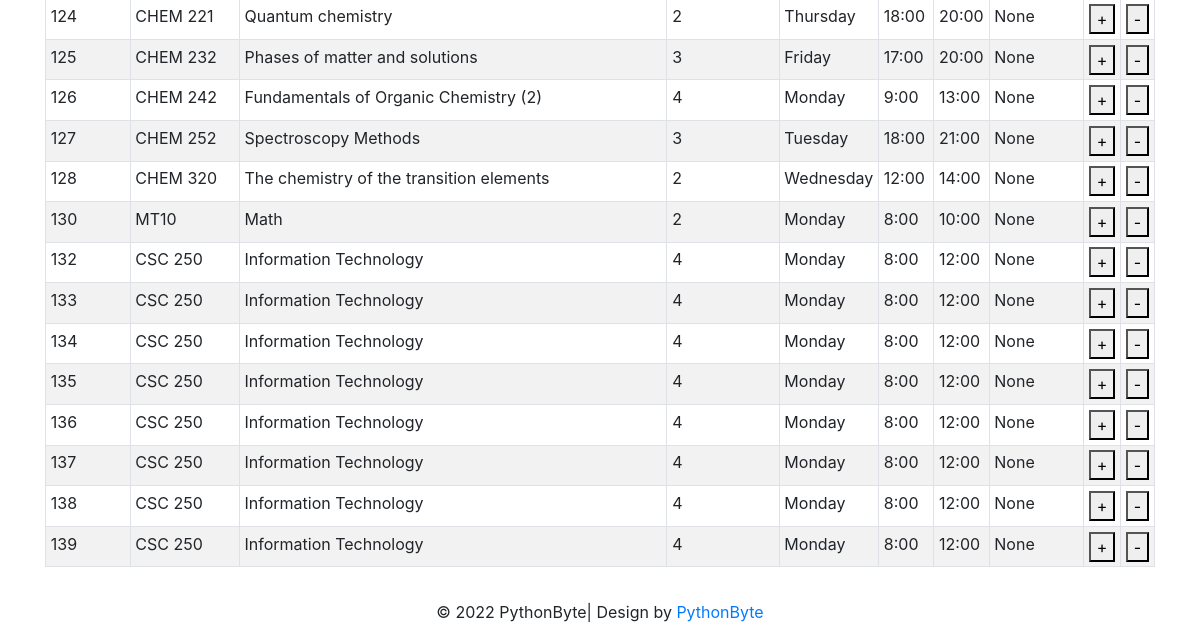
The app's page /allocate_classroomf (lower part), older data.
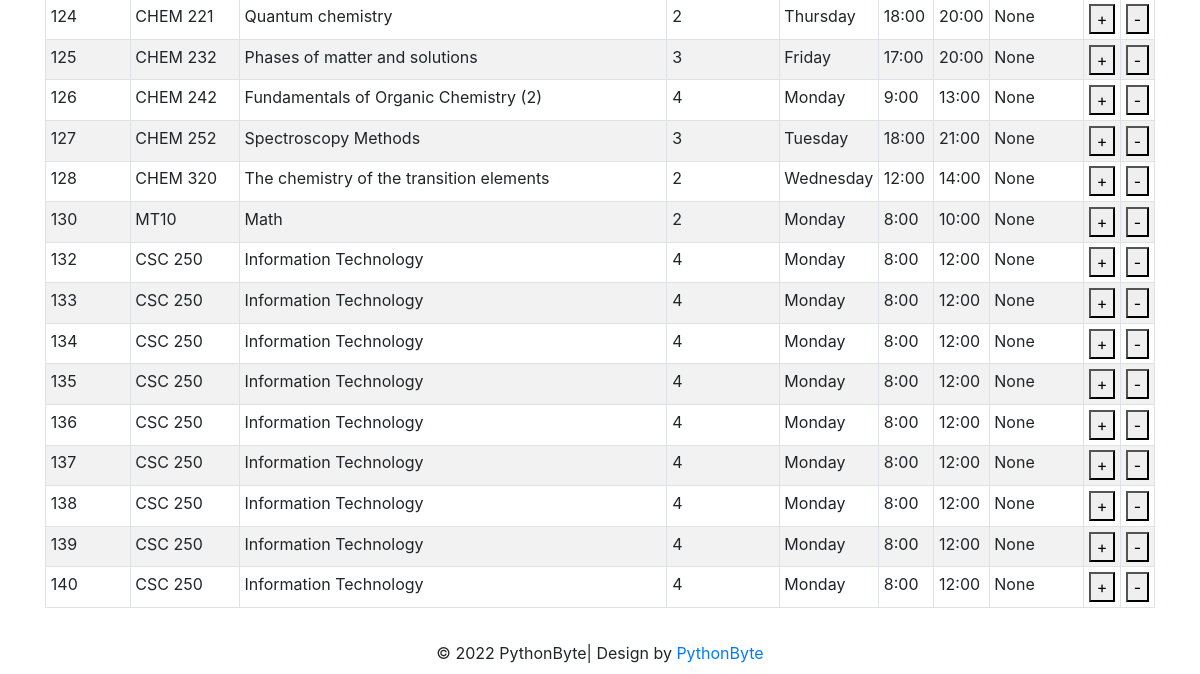
The same page, newer data.
### tables this page shows
CREATE TABLE course (course_id INTEGER NOT NULL PRIMARY KEY AUTOINCREMENT UNIQUE, course_name [nchar] (10), course_descr [nchar] (10), course_code [nchar] (10), dep_id [int], plan_id [int], level_id [int], credit INTEGER, Day_id REFERENCES Day (Day_id), fromT TIME, toT TIME, loc_id INTEGER, SEM INTEGER DEFAULT (223), lec_id INTEGER);

CREATE TABLE Day (Day_id INTEGER PRIMARY KEY, Day_Decs CHAR);

### allocate_classroom.py (the view, shortened to what this page needs)
@allocate_classroom.route('/allocate_classroomf', methods=['GET', 'POST'])
def allocate_classroomf():
    with app.app_context():
        con = sqlite3.connect("instance/db.sqlite")
        cur = con.cursor()
        cur.execute("SELECT default_sem FROM default_sem")
        SEM = cur.fetchone()[0]
        con.commit()
        cur.execute("SELECT * FROM loc")
        classroom = cur.fetchall()
        con.commit()
        cur.execute("SELECT * FROM classroom_view")
        courses = cur.fetchall()
        course_id = request.form.get('course_id')
        con.commit()
        nolec = request.form.get('nolec', None)
        loc_id = request.form.get('classroom')
        print("loc_idss")
        print(loc_id)
        cur.execute(""" SELECT distinct

    cp1.Day_id AS CP1_Day_id,
    cp1.loc_id AS CP1_loc_id,
    cp1.fromT AS CP1_fromT,
    cp1.toT AS CP1_toT,
    cp1.SEM AS CP1_SEm,
    cp2.Day_id AS CP2_Day_id,
    cp2.loc_id AS CP2_loc_id,
    cp2.fromT AS CP2_fromT,
    cp2.toT AS CP2_toT,
    cp2.SEM AS CP2_SEm
FROM
    course AS cp1
JOIN
    course AS cp2
    ON cp2.course_id = cp1.course_id AND cp2.SEM = cp1.SEM

      And (cp2.fromT >= cp1.fromT and cp2.fromT < cp1.toT AND  cp1.fromT <= cp2.fromT and cp2.day_id = cp1.day_id)
      OR (cp2.toT > cp1.fromT and cp2.toT <= cp1.toT AND cp1.fromT <= cp2.fromT and cp2.day_id = cp1.day_id )
      OR (cp2.fromT <= cp1.fromT and cp2.toT >= cp1.toT AND cp1.fromT <= cp2.fromT and cp2.day_id = cp1.day_id)
      OR (cp2.fromT <= cp1.toT    and cp2.toT >= cp1.fromT  and cp2.day_id = cp1.day_id)

      where cp2.loc_id = ? AND cp1.SEM = ? and  cp1.course_id = ?  """, (loc_id,SEM,course_id))
        entry = cur.fetchone()
        error=''
        cur.execute("SELECT * FROM classroom_view")
        courses = cur.fetchall()
        con.commit()
        con.close()
    return render_template('allocate_classroom.html', classroom=classroom,courses=courses,error=error)

### templates/allocate_classroom.html (shortened to what this page needs)
{% extends "base.html" %}
{% block content %}
       <form id = "c_form" method="post" action="/allocate_classroomf">
        <table id="classcourses" class="table table-striped table-bordered table-sm"  cellspacing="0" width="100%">
              <tbody>
               {% for row in courses %}
                      <tr>
                        <td><input type="hidden" name="title" value="{{ row[0] }}"> {{ row[0] }} </td>
                          <td>{{row[1]}}</td>
                          <td>{{row[2]}}</td>
                          <td>{{row[3]}}</td>
                          <td>{{row[4]}}</td>
                          <td>{{row[5]}}</td>
                          <td>{{row[6]}}</td>
                          <td>{{row[7]}}</td>
                          <td><button class="bi bi-plus" type="submit" value="{{ row[0] }}" name="course_id">+</button></td>
                          <td><button class="bi bi-plus" type="submit" value="{{ row[0] }}" name="nolec">-</button></td>
                      </tr>
                  {% endfor %}
              </tbody>
          </table>
       </form>
{% endblock %}

Row changes from the older to the newer data that the page shows:
added course: course_id "140", course_code "CSC 250", course_name "Information Technology", credit "4", Day_Decs "Monday", fromT "8:00", toT "12:00", row "None"
